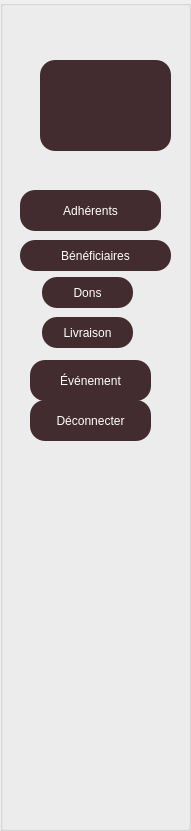
   <widget class="QGroupBox" name="groupBox">
    <property name="geometry">
     <rect>
      <x>10</x>
      <y>-20</y>
      <width>191</width>
      <height>831</height>
     </rect>
    </property>
    <property name="minimumSize">
     <size>
      <width>171</width>
      <height>831</height>
     </size>
    </property>
    <property name="maximumSize">
     <size>
      <width>191</width>
      <height>601</height>
     </size>
    </property>
    <property name="styleSheet">
     <string notr="true">#groupBox
{
background:#422c30;
color:white;
border-radius:15px;
}
#groupBox:hover
{
background:#brown;
color:white;
border-radius:15px;
}</string>
    </property>
    <property name="title">
     <string/>
    </property>
    <widget class="QPushButton" name="pushButton">
     <property name="geometry">
      <rect>
       <x>20</x>
       <y>190</y>
       <width>141</width>
       <height>41</height>
      </rect>
     </property>
     <property name="styleSheet">
      <string notr="true">#pushButton




{
font: 75 italic 12pt &quot;Times New Roman&quot;;
background:#422c30;
color:white;
border-radius:15px;
}
#pushButton:hover
{
font: 75 italic 12pt &quot;Times New Roman&quot;;
background:brown;
color:white;
border-radius:15px;
}</string>
     </property>
     <property name="text">
      <string>Adhérents</string>
     </property>
    </widget>
    <widget class="QPushButton" name="pushButton_2">
     <property name="geometry">
      <rect>
       <x>20</x>
       <y>240</y>
       <width>151</width>
       <height>31</height>
      </rect>
     </property>
     <property name="styleSheet">
      <string notr="true">#pushButton_2
{
font: 75 italic 12pt &quot;Times New Roman&quot;;
background:#422c30;
color:white;
border-radius:15px;
}
#pushButton_2:hover
{
font: 75 italic 12pt &quot;Times New Roman&quot;;
background:brown;
color:white;
border-radius:15px;
}</string>
     </property>
     <property name="text">
      <string>Bénéficiaires</string>
     </property>
    </widget>
    <widget class="QPushButton" name="pushButton_4">
     <property name="geometry">
      <rect>
       <x>42</x>
       <y>277</y>
       <width>91</width>
       <height>31</height>
      </rect>
     </property>
     <property name="styleSheet">
      <string notr="true">#pushButton_4

{
font: 75 italic 12pt &quot;Times New Roman&quot;;
background:#422c30;
color:white;
border-radius:15px;
}
#pushButton_4:hover
{
font: 75 italic 12pt &quot;Times New Roman&quot;;
background:brown;
color:white;
border-radius:15px;
}</string>
     </property>
     <property name="text">
      <string>Dons</string>
     </property>
    </widget>
    <widget class="QPushButton" name="pushButton_5">
     <property name="geometry">
      <rect>
       <x>42</x>
       <y>317</y>
       <width>91</width>
       <height>31</height>
      </rect>
     </property>
     <property name="styleSheet">
      <string notr="true">#pushButton_5
{
font: 75 italic 12pt &quot;Times New Roman&quot;;
background:#422c30;
color:white;
border-radius:15px;
}
#pushButton_5:hover
{
font: 75 italic 12pt &quot;Times New Roman&quot;;
background:brown;
color:white;
border-radius:15px;
}</string>
     </property>
     <property name="text">
      <string>Livraison</string>
     </property>
    </widget>
    <widget class="QPushButton" name="pushButton_6">
     <property name="geometry">
      <rect>
       <x>30</x>
       <y>360</y>
       <width>121</width>
       <height>41</height>
      </rect>
     </property>
     <property name="styleSheet">
      <string notr="true">#pushButton_6
{
font: 75 italic 12pt &quot;Times New Roman&quot;;
background:#422c30;
color:white;
border-radius:15px;
}
#pushButton_6:hover
{
font: 75 italic 12pt &quot;Times New Roman&quot;;
background:brown;
color:white;
border-radius:15px;
}</string>
     </property>
     <property name="text">
      <string>Événement</string>
     </property>
    </widget>
    <widget class="QPushButton" name="pushButton_8">
     <property name="geometry">
      <rect>
       <x>30</x>
       <y>400</y>
       <width>121</width>
       <height>41</height>
      </rect>
     </property>
     <property name="styleSheet">
      <string notr="true">#pushButton_8

{
font: 75 italic 12pt &quot;Times New Roman&quot;;
background:#422c30;
color:white;
border-radius:15px;
}
#pushButton_8:hover
{
font: 75 italic 12pt &quot;Times New Roman&quot;;
background:brown;
color:white;
border-radius:15px;
}</string>
     </property>
     <property name="text">
      <string>Déconnecter</string>
     </property>
    </widget>
    <widget class="QLabel" name="label">
     <property name="geometry">
      <rect>
       <x>40</x>
       <y>60</y>
       <width>131</width>
       <height>91</height>
      </rect>
     </property>
     <property name="minimumSize">
      <size>
       <width>131</width>
       <height>91</height>
      </size>
     </property>
     <property name="styleSheet">
      <string notr="true">#label
{
background:#422c30;
color:white;
border-radius:15px;
}
#label:hover
{
background:#brown;
color:white;
border-radius:15px;
}</string>
     </property>
     <property name="text">
      <string/>
     </property>
     <property name="pixmap">
      <pixmap>../unnamed.png</pixmap>
     </property>
    </widget>
   </widget>
